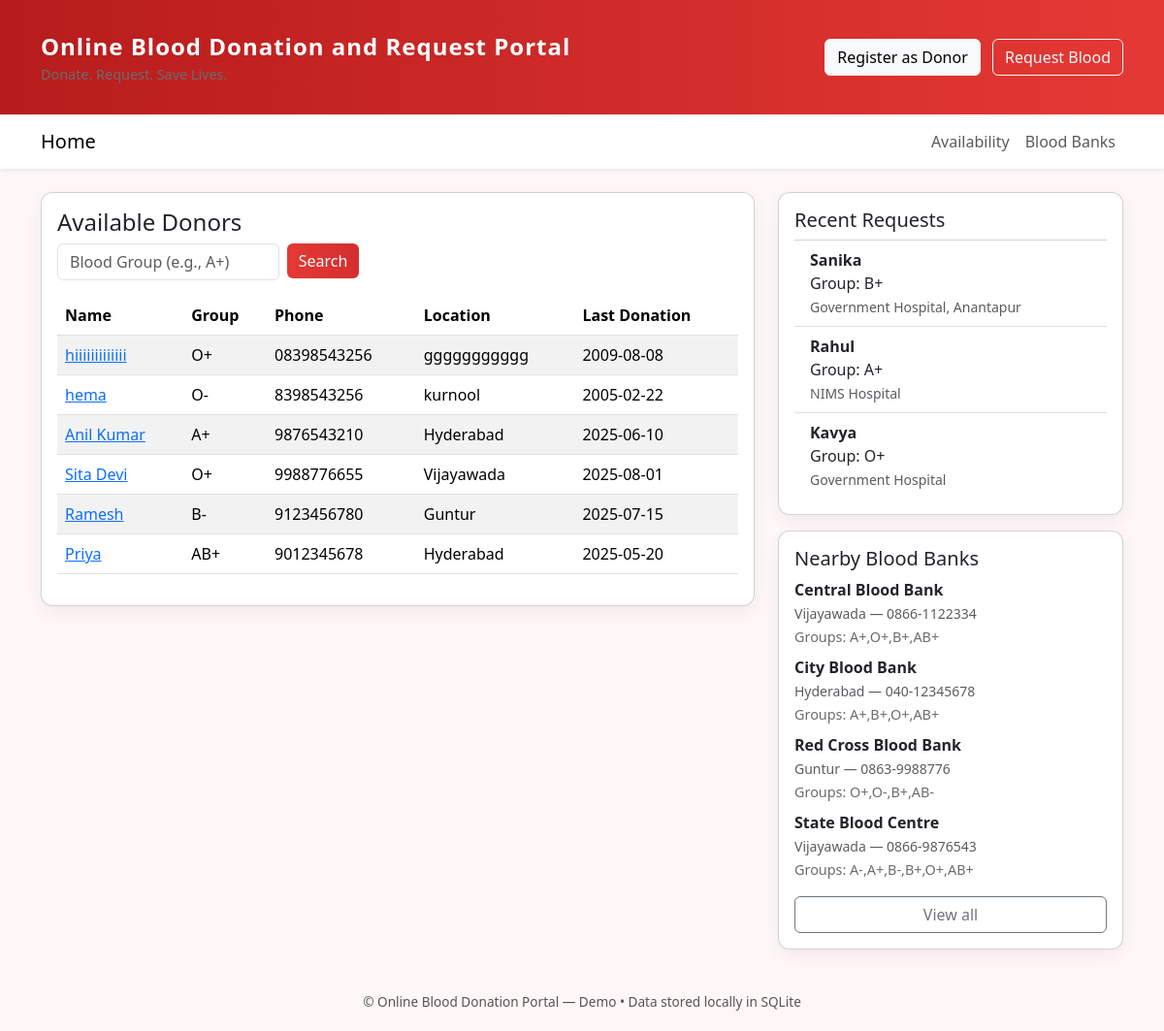
The page / on the database its author committed.
### tables this page shows
CREATE TABLE donors (
    id INTEGER PRIMARY KEY AUTOINCREMENT,
    name TEXT NOT NULL,
    blood_group TEXT NOT NULL,
    phone TEXT,
    location TEXT,
    last_donation TEXT,
    created_at TEXT DEFAULT CURRENT_TIMESTAMP
);

CREATE TABLE requests (
    id INTEGER PRIMARY KEY AUTOINCREMENT,
    patient_name TEXT NOT NULL,
    blood_group TEXT NOT NULL,
    hospital TEXT,
    reason TEXT,
    created_at TEXT DEFAULT CURRENT_TIMESTAMP
);

CREATE TABLE blood_banks (
    id INTEGER PRIMARY KEY AUTOINCREMENT,
    name TEXT NOT NULL,
    location TEXT,
    available_groups TEXT,
    contact TEXT
);

### app.py (the view)
@app.route('/')
def index():
    conn = get_db_connection()
    donors = conn.execute("SELECT * FROM donors ORDER BY created_at DESC LIMIT 8").fetchall()
    requests_ = conn.execute("SELECT * FROM requests ORDER BY created_at DESC LIMIT 6").fetchall()
    banks = conn.execute("SELECT * FROM blood_banks ORDER BY name LIMIT 6").fetchall()
    conn.close()
    return render_template("index.html", donors=donors, requests=requests_, banks=banks)

### app.py (called while the page is built)
def get_db_connection():
    conn = sqlite3.connect(DB_PATH)
    conn.row_factory = sqlite3.Row
    return conn

### templates/index.html
{% extends 'layout.html' %}
{% block content %}
<div class="row g-4">
  <div class="col-lg-8">
    <div class="card card-custom p-3">
      <h4>Available Donors</h4>
      <form class="row g-2 mb-3" method="get" action="{{ url_for('availability') }}">
        <div class="col-md-4">
          <input name="group" placeholder="Blood Group (e.g., A+)" class="form-control" />
        </div>
        <div class="col-md-4">
          <button class="btn btn-danger-custom">Search</button>
        </div>
      </form>
      {% if donors %}
      <div class="table-responsive">
      <table class="table table-hover table-striped">
        <thead><tr><th>Name</th><th>Group</th><th>Phone</th><th>Location</th><th>Last Donation</th></tr></thead>
        <tbody>
          {% for d in donors %}
          <tr>
            <td><a href="{{ url_for('donor_detail', donor_id=d['id']) }}">{{ d['name'] }}</a></td>
            <td>{{ d['blood_group'] }}</td>
            <td>{{ d['phone'] or '-' }}</td>
            <td>{{ d['location'] or '-' }}</td>
            <td>{{ d['last_donation'] or '-' }}</td>
          </tr>
          {% endfor %}
        </tbody>
      </table>
      </div>
      {% else %}
        <p>No donors yet. Be the first to <a href="{{ url_for('donate') }}">register</a>.</p>
      {% endif %}
    </div>
  </div>
  <div class="col-lg-4">
    <div class="card card-custom p-3 mb-3">
      <h5>Recent Requests</h5>
      {% if requests %}
        <ul class="list-group list-group-flush">
          {% for r in requests %}
            <li class="list-group-item">
              <strong>{{ r['patient_name'] }}</strong><br>
              Group: {{ r['blood_group'] }}<br>
              <small class="text-muted">{{ r['hospital'] or '—' }}</small>
            </li>
          {% endfor %}
        </ul>
      {% else %}
        <p>No requests yet.</p>
      {% endif %}
    </div>
    <div class="card card-custom p-3">
      <h5>Nearby Blood Banks</h5>
      {% for b in banks %}
        <div class="mb-2">
          <strong>{{ b['name'] }}</strong><br>
          <small class="text-muted">{{ b['location'] }} — {{ b['contact'] or '-' }}</small><br>
          <small class="small-muted">Groups: {{ b['available_groups'] }}</small>
        </div>
      {% endfor %}
      <a class="btn btn-outline-secondary mt-2" href="{{ url_for('banks') }}">View all</a>
    </div>
  </div>
</div>
{% endblock %}

### templates/layout.html (shortened to what this page needs)
<!doctype html>
<html lang="en">
<head>
  <link href="https://cdn.jsdelivr.net/npm/bootstrap@5.3.2/dist/css/bootstrap.min.css" rel="stylesheet">
  <link rel="stylesheet" href="{{ url_for('static', filename='css/style.css') }}">
</head>
<body>
  <header class="header-banner">
    <div class="container d-flex align-items-center justify-content-between">
      <div>
        <div class="brand-title">Online Blood Donation and Request Portal</div>
        <div class="small-muted">Donate. Request. Save Lives.</div>
      </div>
      <div>
        <a class="btn btn-light" href="{{ url_for('donate') }}">Register as Donor</a>
        <a class="btn btn-outline-light ms-2" href="{{ url_for('blood_request') }}">Request Blood</a>
      </div>
    </div>
  </header>
  <nav class="navbar navbar-expand-lg navbar-light bg-white shadow-sm">
    <div class="container">
      <a class="navbar-brand" href="{{ url_for('index') }}">Home</a>
      <div class="collapse navbar-collapse" id="navcol">
        <ul class="navbar-nav ms-auto">
          <li class="nav-item"><a class="nav-link" href="{{ url_for('availability') }}">Availability</a></li>
          <li class="nav-item"><a class="nav-link" href="{{ url_for('banks') }}">Blood Banks</a></li>
        </ul>
      </div>
    </div>
  </nav>
  <main class="container my-4">
    {% block content %}{% endblock %}
  </main>
  <footer class="footer-small">
    <div class="container">
      <div>© Online Blood Donation Portal — Demo • Data stored locally in SQLite</div>
    </div>
  </footer>
</body>
</html>

### static/css/style.css (style rules this page uses)
body { background: #fff7f7; font-family: 'Segoe UI', Tahoma, Geneva, Verdana, sans-serif; }
.header-banner { background: linear-gradient(90deg,#b71c1c,#e53935); color: white; padding: 30px 0; box-shadow: 0 4px 12px rgba(0,0,0,0.08); }
.brand-title { font-weight:700; letter-spacing:1px; font-size:1.5rem; }
.card-custom { border-radius:12px; box-shadow: 0 6px 18px rgba(0,0,0,0.06); }
.btn-danger-custom { background: linear-gradient(90deg,#e53935,#d32f2f); border: none; color: white; }
.small-muted { color: #6c6c6c; font-size:0.9rem; }
.table-striped>tbody>tr:nth-of-type(odd) { background: #fff7f7; }
.footer-small { font-size:0.85rem; color:#555; padding:20px 0; text-align:center; }

### rows shown on the page
donors: name "hiiiiiiiiiiiii", blood_group "O+", phone "08398543256", location "ggggggggggg", last_donation "2009-08-08"
donors: name "hema", blood_group "O-", phone "8398543256", location "kurnool", last_donation "2005-02-22"
donors: name "Anil Kumar", blood_group "A+", phone "9876543210", location "Hyderabad", last_donation "2025-06-10"
donors: name "Sita Devi", blood_group "O+", phone "9988776655", location "Vijayawada", last_donation "2025-08-01"
donors: name "Ramesh", blood_group "B-", phone "9123456780", location "Guntur", last_donation "2025-07-15"
donors: name "Priya", blood_group "AB+", phone "9012345678", location "Hyderabad", last_donation "2025-05-20"
requests: patient_name "Sanika", blood_group "B+", hospital "Government Hospital, Anantapur"
requests: patient_name "Rahul", blood_group "A+", hospital "NIMS Hospital"
requests: patient_name "Kavya", blood_group "O+", hospital "Government Hospital"
blood_banks: name "Central Blood Bank", location "Vijayawada", contact "0866-1122334", available_groups "A+,O+,B+,AB+"
blood_banks: name "City Blood Bank", location "Hyderabad", contact "040-12345678", available_groups "A+,B+,O+,AB+"
blood_banks: name "Red Cross Blood Bank", location "Guntur", contact "0863-9988776", available_groups "O+,O-,B+,AB-"
blood_banks: name "State Blood Centre", location "Vijayawada", contact "0866-9876543", available_groups "A-,A+,B-,B+,O+,AB+"
